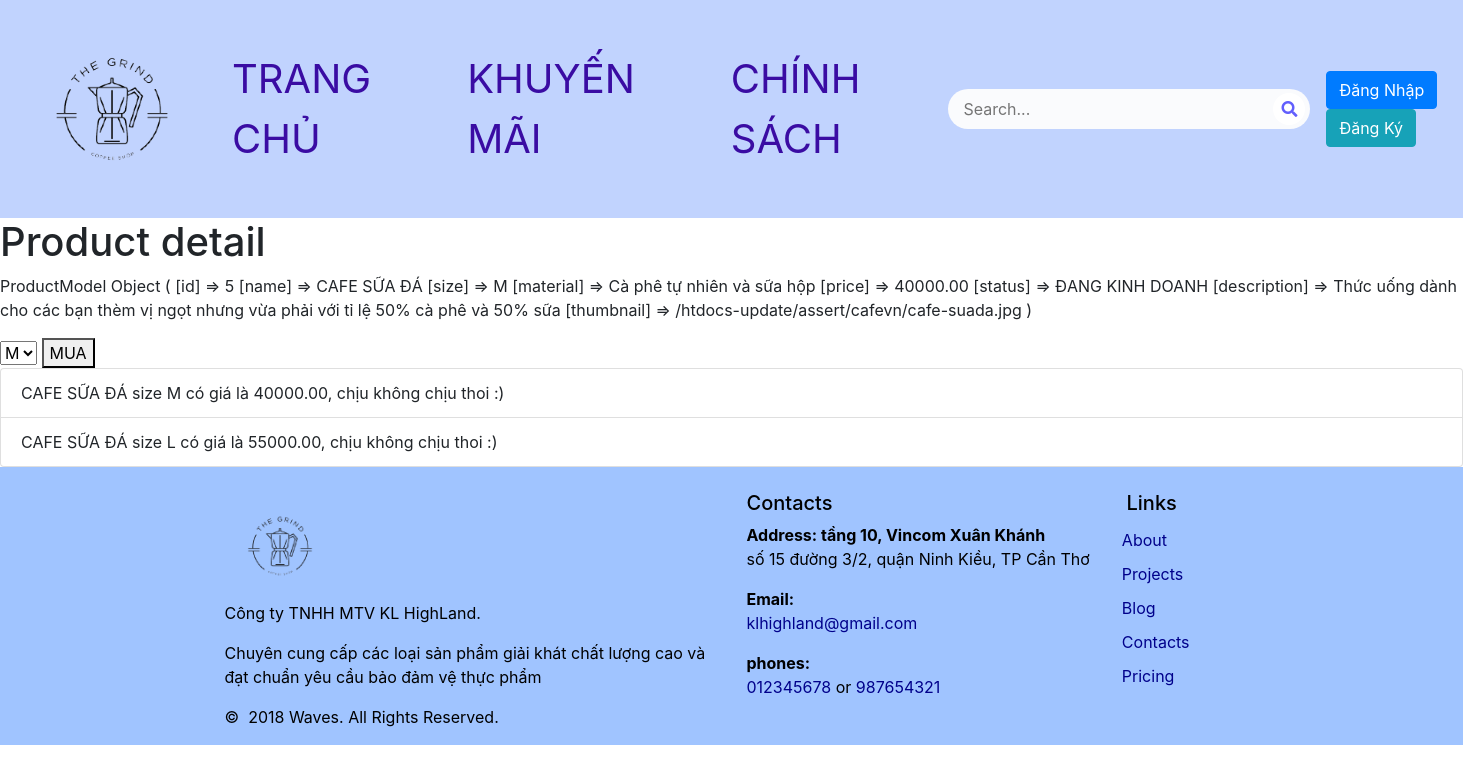
Screenshot of /product.php?id=5 with the database file from the repository.
### tables this page shows
create table PRODUCT
(
   P_ID                 Bigint not null AUTO_INCREMENT,
   C_ID                 Bigint not null,
   P_NAME               varchar(256),
   P_SIZE               char(3),
   P_MATERIAL           longtext,
   P_PRICE              float(8,2),
   P_DES                varchar(572),
   P_STATUS             text,
   P_THUMBNAIL          varchar(256),
   primary key (P_ID)
);

### product.php (called while the page is built, shortened)
<?php
include_once './services/ProductService.php';
if(isset($_GET['id'])){
    $id=$_GET['id'];
    $product = ProductService:: findById($id);
    $listSizeProduct = ProductService::getListSize($product->name);
}else{
    header('location: /htdocs-update/index.php');
}
include './views/product-detail.php';

### dao/ProductDAO.php (called while the page is built, shortened)
<?php
include_once 'dbconnect.php';
include_once dirname(__DIR__).'/models/ProductModel.php';
class ProductDAO {
    private static function queryAll($sql) {
        global $conn;
        $result = $conn->query($sql);
        $listProduct = array();
        while ($row = $result->fetch_assoc()) {
            array_push($listProduct, new ProductModel($row));
        }
        return $listProduct;
    }
    private static function queryTop($sql) {
        global $conn;
        $result = $conn->query($sql);
        if ($result->num_rows > 0) {
            $row = $result->fetch_assoc();
            return new ProductModel($row);
        } else {
            return null;
        }
    }
    public static function findById($id) {
        $sql = "SELECT * FROM PRODUCT WHERE P_ID = $id";
        return ProductDAO::queryTop($sql);
    }
    public static function findAllByName($name) {
        $sql = "SELECT * FROM PRODUCT WHERE P_NAME = '$name'";
        return ProductDAO::queryAll($sql);
    }
}

### services/ProductService.php (called while the page is built, shortened)
<?php
include_once dirname(__DIR__).'/dao/ProductDAO.php';
class ProductService {
    public static function findById($id){
        return ProductDAO::findById($id);
    }
    public static function getListSize($productName) {
        return ProductDAO::findAllByName($productName);
    }
}

### models/ProductModel.php (called while the page is built, shortened)
<?php
class ProductModel {
    function __construct($data) {
        $this->id = $data['P_ID'];
        $this->name = $data['P_NAME'];
        $this->size = $data['P_SIZE'];
        $this->price = $data['P_PRICE'];
    }
}

### views/product-detail.php (the view, shortened to what this page needs)
<!DOCTYPE html>
<html lang="en">
<head>
    <link rel="stylesheet" href="https://maxcdn.bootstrapcdn.com/bootstrap/4.0.0/css/bootstrap.min.css">
    <link rel="stylesheet" href="https://cdnjs.cloudflare.com/ajax/libs/font-awesome/5.15.3/css/all.min.css">
    <link rel="stylesheet" href="/htdocs-update/css/general.css">
    <link rel="stylesheet" href="/htdocs-update/css/mybag.css">
</head>
<body>
<?php include dirname(__DIR__).'/views/common/header.php'; ?>
<main>
        <h1>Product detail</h1>
        <p>
            <?php print_r($product); ?>
        </p>
        <form action="" method="POST">
            <select>
                <?php
                    foreach ($listSizeProduct as $product) {
                        echo "<option productId='$product->id'>$product->size";
                    }
                ?>
            </select>
            <button type="submit">MUA</button>
        </form>
        <ul class="list-group">
            <?php
                foreach ($listSizeProduct as $product) {
                    echo "<li productId='$product->id' class='list-group-item'>$product->name size $product->size có giá là $product->price, chịu không chịu thoi :)</li>";
                }
            ?>
        </ul>
    </main>
<?php include dirname(__DIR__).'/views/common/footer.php'; ?>
</body>
</html>

### css/general.css (style rules this page uses)
ul, ol { list-style: none; padding: 0; margin: 0; }

### rows the page displays
product: P_NAME "CAFE SỮA ĐÁ", P_SIZE "M", P_PRICE "40000.00"
product: P_NAME "CAFE SỮA ĐÁ", P_SIZE "L", P_PRICE "55000.00"

### other values shown
form field value "M"
